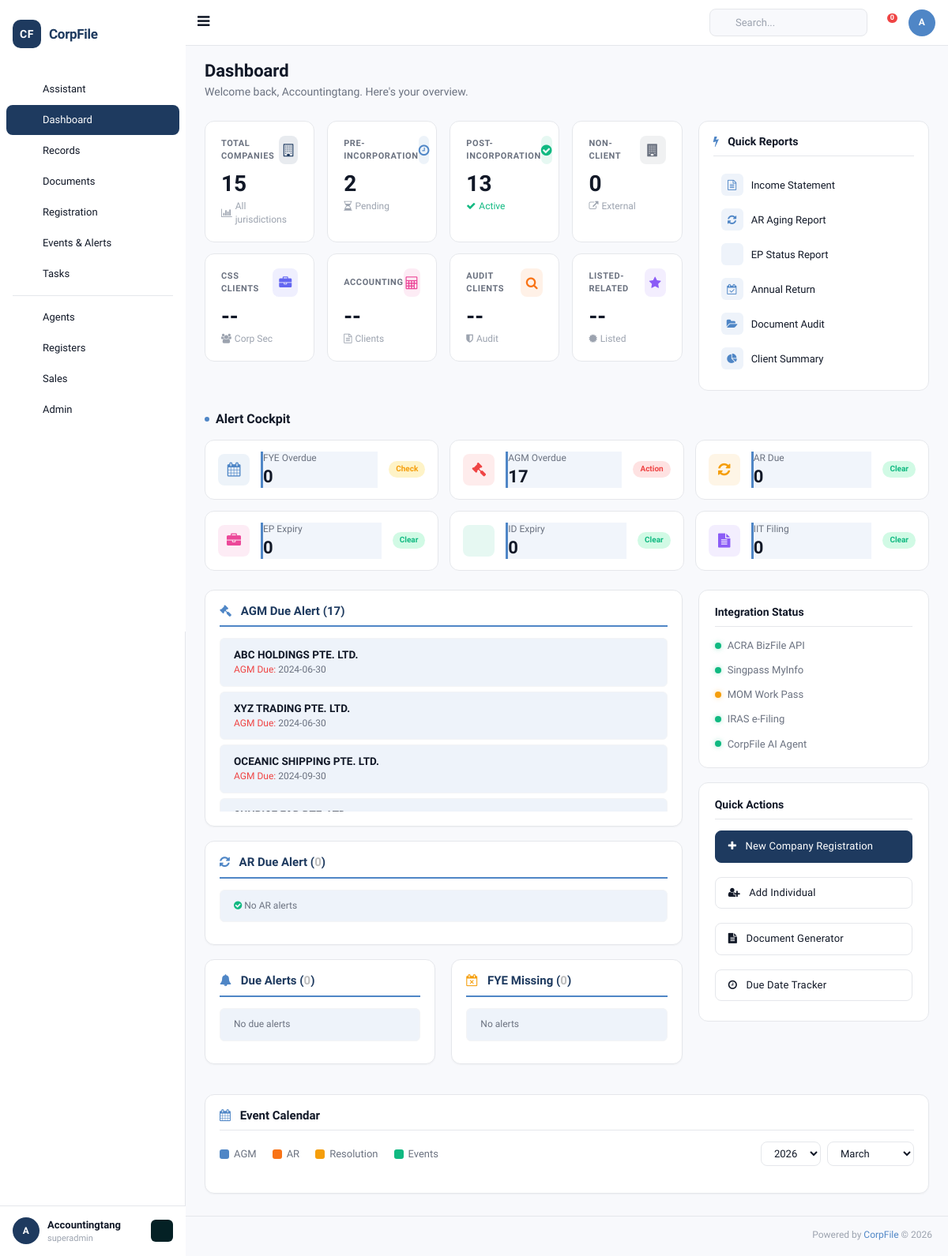
The app's page /dashboard (signed in) with its own data.
### tables this page shows
CREATE TABLE `company_events` (
  `id` INT UNSIGNED AUTO_INCREMENT PRIMARY KEY,
  `company_id` INT UNSIGNED NOT NULL,
  `event_type_id` INT UNSIGNED DEFAULT NULL,
  `event_type` VARCHAR(50) DEFAULT 'AGM' COMMENT 'AGM/AR/Resolution/Event',
  `fye_year` VARCHAR(10) DEFAULT NULL,
  `fye_date` DATE DEFAULT NULL,
  `actual_fye` DATE DEFAULT NULL,
  `fye_month` VARCHAR(20) DEFAULT NULL,
  `agm_due_date` DATE DEFAULT NULL,
  `agm_held_date` DATE DEFAULT NULL,
  `agm_extended_due_date` DATE DEFAULT NULL,
  `ar_due_date` DATE DEFAULT NULL,
  `ar_filing_date` DATE DEFAULT NULL,
  `ar_extended_due_date` DATE DEFAULT NULL,
  `event_date` DATE DEFAULT NULL,
  `event_description` TEXT DEFAULT NULL,
  `status` VARCHAR(20) DEFAULT 'Pending',
  `created_by` INT UNSIGNED DEFAULT NULL,
  `created_at` DATETIME DEFAULT CURRENT_TIMESTAMP,
  `updated_at` DATETIME DEFAULT CURRENT_TIMESTAMP ON UPDATE CURRENT_TIMESTAMP,
  FOREIGN KEY (`company_id`) REFERENCES `companies`(`id`) ON DELETE CASCADE
);

CREATE TABLE `companies` (
  `id` INT UNSIGNED AUTO_INCREMENT PRIMARY KEY,
  `client_id` INT UNSIGNED NOT NULL,
  `company_name` VARCHAR(500) NOT NULL,
  `former_name` VARCHAR(500) DEFAULT NULL,
  `trading_name` VARCHAR(500) DEFAULT NULL,
  `company_id_code` VARCHAR(100) DEFAULT NULL COMMENT 'Company ID field',
  `company_type_id` INT UNSIGNED DEFAULT NULL,
  `registration_number` VARCHAR(100) DEFAULT NULL COMMENT 'Local/Foreign reg number',
  `acra_registration_number` VARCHAR(100) DEFAULT NULL COMMENT 'ACRA UEN',
  `country` VARCHAR(100) DEFAULT 'SINGAPORE',
  `region_id` INT UNSIGNED DEFAULT NULL,
  `incorporation_date` DATE DEFAULT NULL,
  `entity_status` VARCHAR(50) DEFAULT 'Active' COMMENT 'ACRA status',
  `internal_css_status` VARCHAR(50) DEFAULT NULL COMMENT 'Pre-Incorp/Active/Terminated/Dormant/etc',
  `risk_assessment_rating` VARCHAR(20) DEFAULT NULL,
  `common_seal` VARCHAR(10) DEFAULT NULL,
  `company_stamp` VARCHAR(10) DEFAULT NULL,
  `related_industry_id` INT UNSIGNED DEFAULT NULL,
  `market_segment_id` INT UNSIGNED DEFAULT NULL,
  `public_interest_company` VARCHAR(10) DEFAULT NULL,
  `legis_entity_name` VARCHAR(255) DEFAULT NULL,
  `jurisdiction_incorp_name` VARCHAR(255) DEFAULT NULL,
  `jurisdiction_corp_name` VARCHAR(255) DEFAULT NULL,
  `jurisdiction_corp_id` VARCHAR(100) DEFAULT NULL,
  `strike_off_date` DATE DEFAULT NULL,
  `liquid_strike_off_date` DATE DEFAULT NULL,
  `terminate_date` DATE DEFAULT NULL,
  `dormant_date` DATE DEFAULT NULL,
  `liquidated_date` DATE DEFAULT NULL,
   
  `activity_1` VARCHAR(100) DEFAULT NULL,
  `activity_1_desc_default` TEXT DEFAULT NULL,
  `activity_1_desc_user` TEXT DEFAULT NULL,
  `activity_2` VARCHAR(100) DEFAULT NULL,
  `activity_2_desc_default` TEXT DEFAULT NULL,
  `activity_2_desc_user` TEXT DEFAULT NULL,
   
  `ord_issued_share_capital` DECIMAL(20,2) DEFAULT 0,
  `ord_currency` VARCHAR(10) DEFAULT 'SGD',
  `no_ord_shares` INT DEFAULT 0,
  `paid_up_capital` DECIMAL(20,2) DEFAULT 0,
  `paid_up_capital_currency` VARCHAR(10) DEFAULT 'SGD',
  `spec_issued_share_capital` DECIMAL(20,2) DEFAULT 0,
  `spec_currency` VARCHAR(10) DEFAULT 'SGD',
  `no_spec_shares` INT DEFAULT 0,
   
  `fye_date` DATE DEFAULT NULL,
  `financial_date` DATE DEFAULT NULL,
  `next_agm_due` DATE DEFAULT NULL,
  `date_of_agm` DATE DEFAULT NULL,
  `date_of_ar` DATE DEFAULT NULL,
  `last_ar_filing` DATE DEFAULT NULL,
   
  `contact_person` VARCHAR(255) DEFAULT NULL,
  `auditor_name` VARCHAR(255) DEFAULT NULL,
  `phone1_code` VARCHAR(10) DEFAULT '65',
  `phone1_number` VARCHAR(50) DEFAULT NULL,
  `phone2_code` VARCHAR(10) DEFAULT '65',
  `phone2_number` VARCHAR(50) DEFAULT NULL,
  `fax_code` VARCHAR(10) DEFAULT '65',
  `fax_number` VARCHAR(50) DEFAULT NULL,
  `website` VARCHAR(255) DEFAULT NULL,
  `email` VARCHAR(255) DEFAULT NULL,
   
  `bank_name_id` INT UNSIGNED DEFAULT NULL,
  `bank_account_number` VARCHAR(100) DEFAULT NULL,
   
  `service_name_id` INT UNSIGNED DEFAULT NULL,
  `service_appoint_date` DATE DEFAULT NULL,
  `service_termination_date` DATE DEFAULT NULL,
  `service_status` VARCHAR(50) DEFAULT NULL,
   
  `remarks` TEXT DEFAULT NULL,
  `additional_remarks` TEXT DEFAULT NULL,
   
  `logo` VARCHAR(500) DEFAULT NULL,
   
  `is_css_client` TINYINT DEFAULT 1,
  `is_taxation_client` TINYINT DEFAULT 0,
  `is_accounting_client` TINYINT DEFAULT 0,
  `is_audit_client` TINYINT DEFAULT 0,
  `is_outsrc_accounting` TINYINT DEFAULT 0,
  `is_outsrc_tax` TINYINT DEFAULT 0,
  `is_payroll_client` TINYINT DEFAULT 0,
  `is_compilation_client` TINYINT DEFAULT 0,
  `is_ask_client` TINYINT DEFAULT 0,
  `is_m_and_a_client` TINYINT DEFAULT 0,
  `is_hr_client` TINYINT DEFAULT 0,
  `is_scrutinisation_client` TINYINT DEFAULT 0,
  `is_gst_client` TINYINT DEFAULT 0,
  `is_wp_ep_client` TINYINT DEFAULT 0,
  `is_commercial_accounting` TINYINT DEFAULT 0,
  `is_personal_tax` TINYINT DEFAULT 0,
  `is_auditor` TINYINT DEFAULT 0,
  `is_corporate_shareholder` TINYINT DEFAULT 0,
  `is_fund_management` TINYINT DEFAULT 0,
  `is_corporate_director` TINYINT DEFAULT 0,
  `is_corporate_owner` TINYINT DEFAULT 0,
  `is_external_corp_sec` TINYINT DEFAULT 0,
  `is_sub_fund` TINYINT DEFAULT 0,
  `is_agent` TINYINT DEFAULT 0,
  `is_corporate_controller` TINYINT DEFAULT 0,
  `is_corporate_partner` TINYINT DEFAULT 0,
  `is_representative_office` TINYINT DEFAULT 0,
  `is_odi` TINYINT DEFAULT 0,
  `is_resident_representative` TINYINT DEFAULT 0,
  `is_liquidator` TINYINT DEFAULT 0,
  `is_hrs_client` TINYINT DEFAULT 0,
  `is_trust_fund` TINYINT DEFAULT 0,
   
  `is_prospect` TINYINT DEFAULT 0,
  `is_client` TINYINT DEFAULT 1,
  `is_non_client` TINYINT DEFAULT 0,
   
  `created_by` INT UNSIGNED DEFAULT NULL,
  `created_at` DATETIME DEFAULT CURRENT_TIMESTAMP,
  `updated_at` DATETIME DEFAULT CURRENT_TIMESTAMP ON UPDATE CURRENT_TIMESTAMP,
  FOREIGN KEY (`client_id`) REFERENCES `clients`(`id`) ON DELETE CASCADE,
  KEY `idx_company_name` (`company_name`(100)),
  KEY `idx_registration` (`registration_number`),
  KEY `idx_acra` (`acra_registration_number`)
);

### application/views/dashboard/index.php (the view, shortened to what the rows shown need)
<div class="row" style="margin-top: 24px;">
    <div class="col-md-8">
        <div class="x_panel">
            <div class="x_title alertcolor">
                <h2><i class="fa fa-gavel" style="margin-right:8px; color:var(--cf-accent);"></i> AGM Due Alert (<?= count($agm_alerts ?? []) ?>)</h2>
            </div>
            <div class="x_content" style="max-height:220px; overflow-y:auto;">
                <ul class="list-unstyled msg_list" id="postList">
                    <?php if (!empty($agm_alerts)): ?>
                        <?php foreach ($agm_alerts as $alert): ?>
                        <li style="cursor:pointer;">
                            <a href="<?= base_url('view_company/' . $alert->id) ?>">
                                <span style="font-weight:600; color:var(--cf-text);"><?= htmlspecialchars($alert->company_name) ?></span>
                                <span class="message">
                                    <span style="color:var(--cf-danger); font-weight:500;">AGM Due:</span> <?= $alert->agm_due_date ?>
                                </span>
                            </a>
                        </li>
                        <?php endforeach; ?>
                    <?php else: ?>
                        <li><a><span class="message" style="color:var(--cf-success);"><i class="fa fa-check-circle"></i> No AGM alerts - all clear</span></a></li>
                    <?php endif; ?>
                </ul>
            </div>
        </div>
        <div class="x_panel">
            <div class="x_title alertcolor">
                <h2><i class="fa fa-refresh" style="margin-right:8px; color:var(--cf-accent);"></i> AR Due Alert (<span id="ar_count">0</span>)</h2>
            </div>
        </div>
        <div class="row">
            <div class="col-md-6">
                <div class="x_panel">
                    <div class="x_title alertcolor">
                        <h2><i class="fa fa-bell" style="margin-right:8px; color:var(--cf-accent);"></i> Due Alerts (<span id="due_count">0</span>)</h2>
                    </div>
                </div>
            </div>
            <div class="col-md-6">
                <div class="x_panel">
                    <div class="x_title alertcolor">
                        <h2><i class="fa fa-calendar-times-o" style="margin-right:8px; color:var(--cf-warning);"></i> FYE Missing (<span id="fye_count">0</span>)</h2>
                    </div>
                </div>
            </div>
        </div>
    </div>
</div>
<div class="row" style="margin-top:20px;">
    <div class="col-md-12">
        <div class="x_panel">
            <div class="x_title">
                <h2><i class="fa fa-calendar" style="margin-right:8px; color:var(--cf-accent);"></i> Event Calendar</h2>
            </div>
        </div>
    </div>
</div>

### records on screen
company_events: company.company_name "ABC HOLDINGS PTE. LTD.", agm_due_date "2024-06-30"
company_events: company.company_name "XYZ TRADING PTE. LTD.", agm_due_date "2024-06-30"
company_events: company.company_name "OCEANIC SHIPPING PTE. LTD.", agm_due_date "2024-09-30"

### other values on screen
$user_initials "A"
$user_name "Accountingtang"
$user_role "superadmin"
$current_user->name "Accountingtang"
$total_companies "15"
$pre_incorp_count "2"
$post_incorp_count "13"
$non_client_count "0"
count($agm_alerts ?? []) "17"
form field value "2026"
form field value "March"
